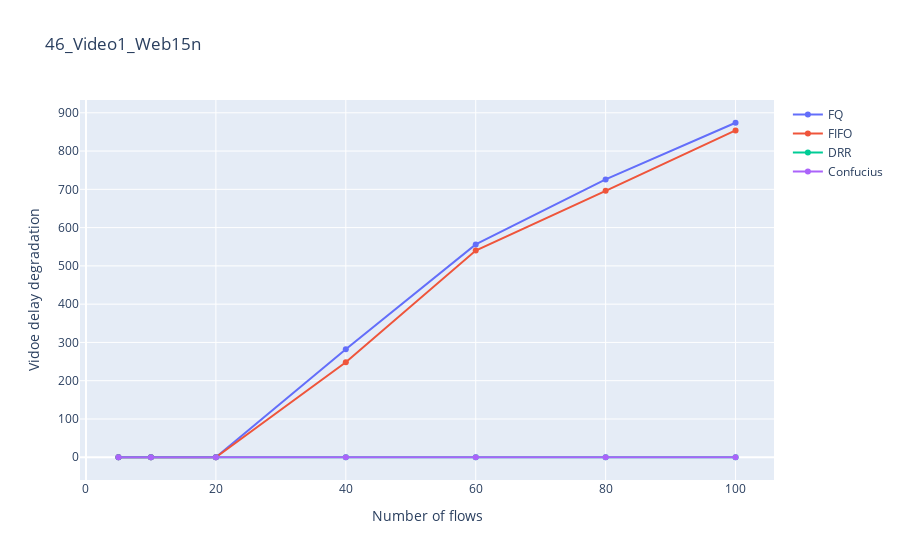
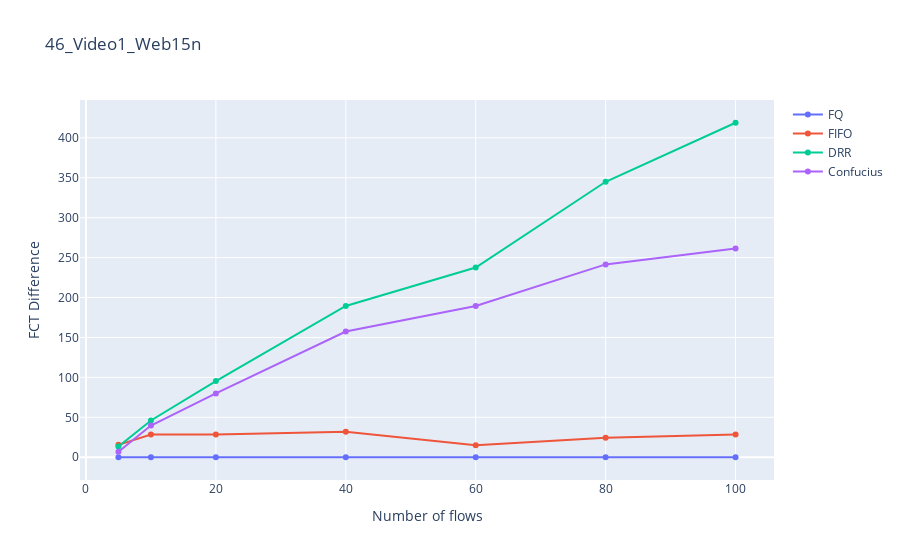

Notebook cell for these charts, in order:
### Code cell
tracenum = 10
baselinelist = {
    "FQ": "FqCoDel_0_500ms1200", 
    "FIFO": "PfifoFast_0_1200",
    "DRR": "Dwrr_9_1.00",
    "Confucius": "Auto_0_1.00_ExpClass4.00"
}

indir = "ns-3.34/logs/"

numflows = [5, 10, 20, 40, 60, 80, 100]
appPlot, fctPlot = [], []
maxFct, maxApp = {}, {}
for name, baseline in baselinelist.items():
    maxFct[name], maxApp[name] = [], []
    for numflow in numflows:
        exp = "46_Video1_Web15%03d" % numflow
        maxFctTrace, maxAppTrace = [], []
        for traceid in range(tracenum):
            trace = "maxwell_20.0_0.01_300_%d.pitree-trace" % traceid
            conf = os.path.join (indir, exp, baseline, trace)
                
            bws = []
            curMaxApp, curAppDur, _, _ = appTraceProcessor (os.path.join (conf, 'app.tr'))
            curMaxAppFlows = 0
            for port, appDelay in curAppDur.items():
                if port in range(10000, 20000):
                    curMaxAppFlows = max(curMaxAppFlows, appDelay)
            maxAppTrace.append(curMaxAppFlows)
    
            curAvgFct, curMaxFct, fctLastStart, fctFirstEnd, fcts = fctTraceProcessor(os.path.join (conf, 'fct.tr'))
            maxFctTrace.append(curMaxFct)
            bws = np.array(bws)
        maxFct[name].append(np.average(maxFctTrace))
        maxApp[name].append(np.average(maxAppTrace))
        # print(np.average(maxAppTrace), np.average(maxFctTrace), baseline, numflow)

print ("VideoDelayDegradation ......")
tmpStr = ""
for name, baseline in baselinelist.items():
    tmpStr += "\t%s" % name
print (tmpStr)
for idx in range(len(numflows)):
    tmpStr = "%d" % numflows[idx]
    for name, baseline in baselinelist.items():
        tmpStr += "\t%d" % maxApp[name][idx]
    print (tmpStr)

print ("PageLoadingTime ......")
tmpStr = ""
for name, baseline in baselinelist.items():
    tmpStr += "\t%s" % name
print (tmpStr)
for idx in range(len(numflows)):
    tmpStr = "%d" % numflows[idx]
    for name, baseline in baselinelist.items():
        tmpStr += "\t%d" % (maxFct[name][idx] - maxFct["FQ"][idx])
    print (tmpStr)


for name, baseline in baselinelist.items():                
    appPlot.append(go.Scatter(
        x=numflows,
        y=maxApp[name],
        mode="markers+lines",
        name=name
    ))             
    fctPlot.append(go.Scatter(
        x=numflows,
        y=np.array(maxFct[name]) - np.array(maxFct["FQ"]),
        mode="markers+lines",
        name=name
    ))

fig = go.Figure(data=appPlot)
fig.update_layout(
    title="46_Video1_Web15n",
    xaxis_title="Number of flows",
    yaxis_title="Vidoe delay degradation"
)
fig.show()
  
fig = go.Figure(data=fctPlot)
fig.update_layout(
    title="46_Video1_Web15n",
    xaxis_title="Number of flows",
    yaxis_title="FCT Difference"
)
fig.show()

### Figure 1 — Plotly figure (JSON) as saved in the notebook; plotly's stock layout.template omitted (floating-point values rounded to 4 significant figures)
{"data": [{"mode": "markers+lines", "name": "FQ", "type": "scatter", "x": [5, 10, 20, 40, 60, 80, 100], "y": [0, 0, 0, 282, 556, 726, 874]}, {"mode": "markers+lines", "name": "FIFO", "type": "scatter", "x": [5, 10, 20, 40, 60, 80, 100], "y": [0, 0, 0, 248, 540, 696, 854]}, {"mode": "markers+lines", "name": "DRR", "type": "scatter", "x": [5, 10, 20, 40, 60, 80, 100], "y": [0, 0, 0, 0, 0, 0, 0]}, {"mode": "markers+lines", "name": "Confucius", "type": "scatter", "x": [5, 10, 20, 40, 60, 80, 100], "y": [0, 0, 0, 0, 0, 0, 0]}], "layout": {"title": {"text": "46_Video1_Web15n"}, "xaxis": {"title": {"text": "Number of flows"}}, "yaxis": {"title": {"text": "Vidoe delay degradation"}}}}

### Figure 2 — Plotly figure (JSON) as saved in the notebook; plotly's stock layout.template omitted (floating-point values rounded to 4 significant figures)
{"data": [{"mode": "markers+lines", "name": "FQ", "type": "scatter", "x": [5, 10, 20, 40, 60, 80, 100], "y": [0, 0, 0, 0, 0, 0, 0]}, {"mode": "markers+lines", "name": "FIFO", "type": "scatter", "x": [5, 10, 20, 40, 60, 80, 100], "y": [15.5, 28.5, 28.6, 32, 14.9, 24.4, 28.4]}, {"mode": "markers+lines", "name": "DRR", "type": "scatter", "x": [5, 10, 20, 40, 60, 80, 100], "y": [13.4, 46.0, 95.4, 189.5, 237.6, 345.0, 418.9]}, {"mode": "markers+lines", "name": "Confucius", "type": "scatter", "x": [5, 10, 20, 40, 60, 80, 100], "y": [6.9, 39.7, 79.9, 157.5, 189.4, 241.5, 261.5]}], "layout": {"title": {"text": "46_Video1_Web15n"}, "xaxis": {"title": {"text": "Number of flows"}}, "yaxis": {"title": {"text": "FCT Difference"}}}}
